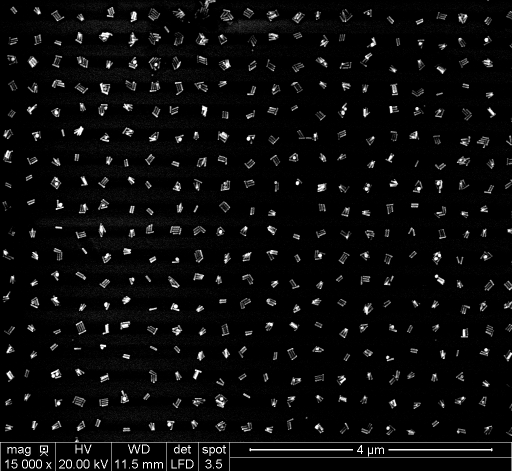
#> input picture R001_001.tif, 1024 x 943 px (shown at 1/2 size)
$ jupyter execute project.ipynb   (shell and % lines are left out)
#> lines starting #> are read from the running program, lines starting #| are printed output that depends on the picture; after the words box and inside, x2 and y2 are one past the last pixel; in counts of white or black regions, pixels touching at a corner belong together
[cell 1]
import matplotlib.image as mpimg
import matplotlib.pyplot as plt
import numpy as np
import cv2          # Some of the things in other library took to long

[cell 2]
Number = 2
# Start loading in the 3 image types,
# The first type is a Circle cluster image
# The second type is a Line/Rod cluster image
# The third type is a triangle cluster image
if Number == 1:
    img = cv2.imread('001_002.tif', cv2.IMREAD_GRAYSCALE)
elif Number == 2:
    img = cv2.imread('R001_001.tif', cv2.IMREAD_GRAYSCALE)
#> img is the input picture: shape (943, 1024); min 0, max 255, mean 12
elif Number == 3:
    img = cv2.imread('T001.png', cv2.IMREAD_GRAYSCALE)

# Then we cut the gunk that is not needed from the image, this would be un-needed data
# or things that should not be in the image like half-clusters and other things that would
# screw with the data.

if Number == 1:                 # these values are found by experimenting
    img = img[0:870,:]
    img_org = img
elif Number == 2:
    img = img[0:870,0:1000]
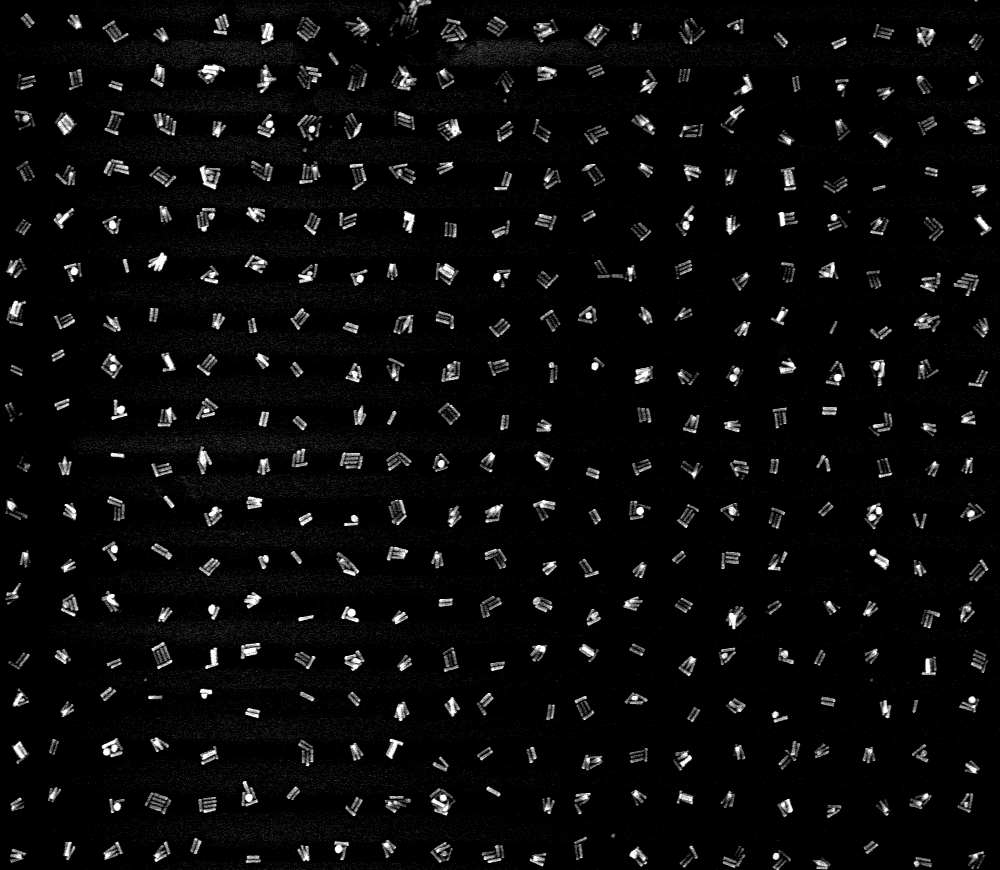
#> img: shape (870, 1000); min 0, max 255, mean 10.8
    #img = img[52:243,382:663]
    img_org = img
elif Number == 3:

    img[755:844,672:845] = 0
    img_org = img
    print("No Changes needed for this image type right now")

#img.astype(np.uint8)

img = cv2.medianBlur(img, 5, 1)
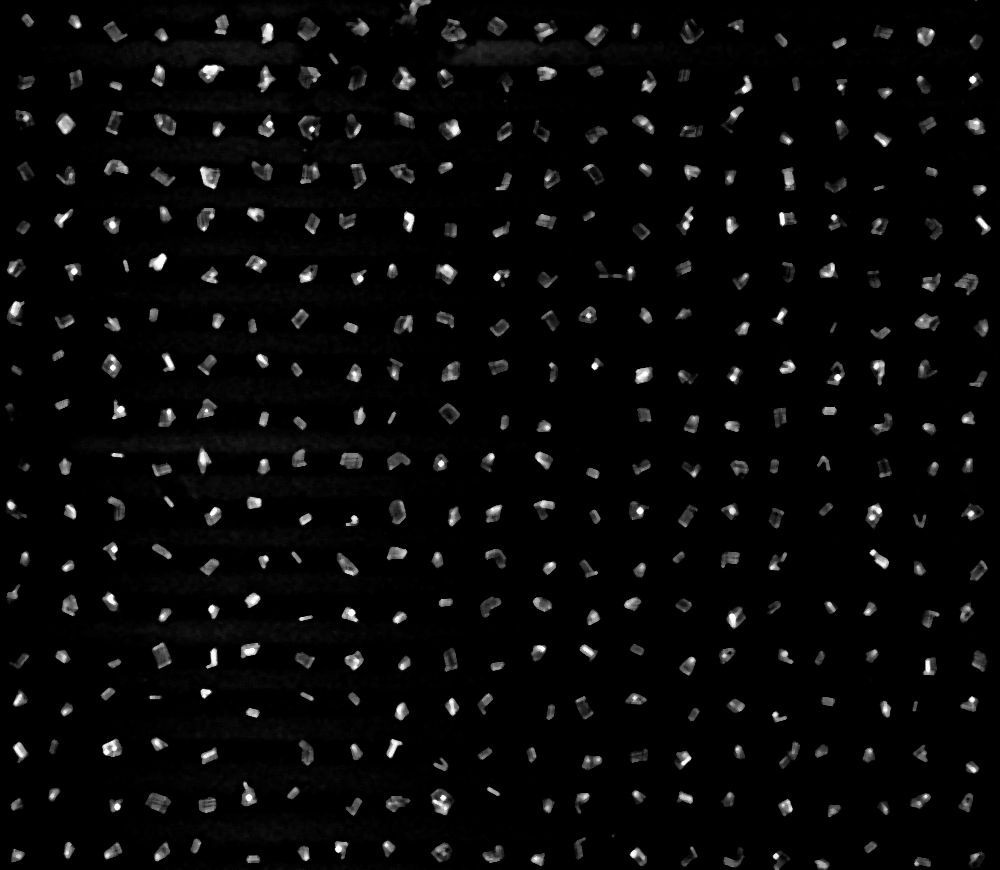
#> img: shape (870, 1000); min 0, max 255, mean 8.3
#pedestrian_filter(img, Mex5)
#filter_image(img, Mex5)

# Morpholocial filtering? erroding -> growing, lecture 05
# The function cv::morphologyEx can perform advanced morphological
# transformations using an erosion and dilation as basic operations.
ret,thresh = cv2.threshold(img,50,255,cv2.THRESH_BINARY)
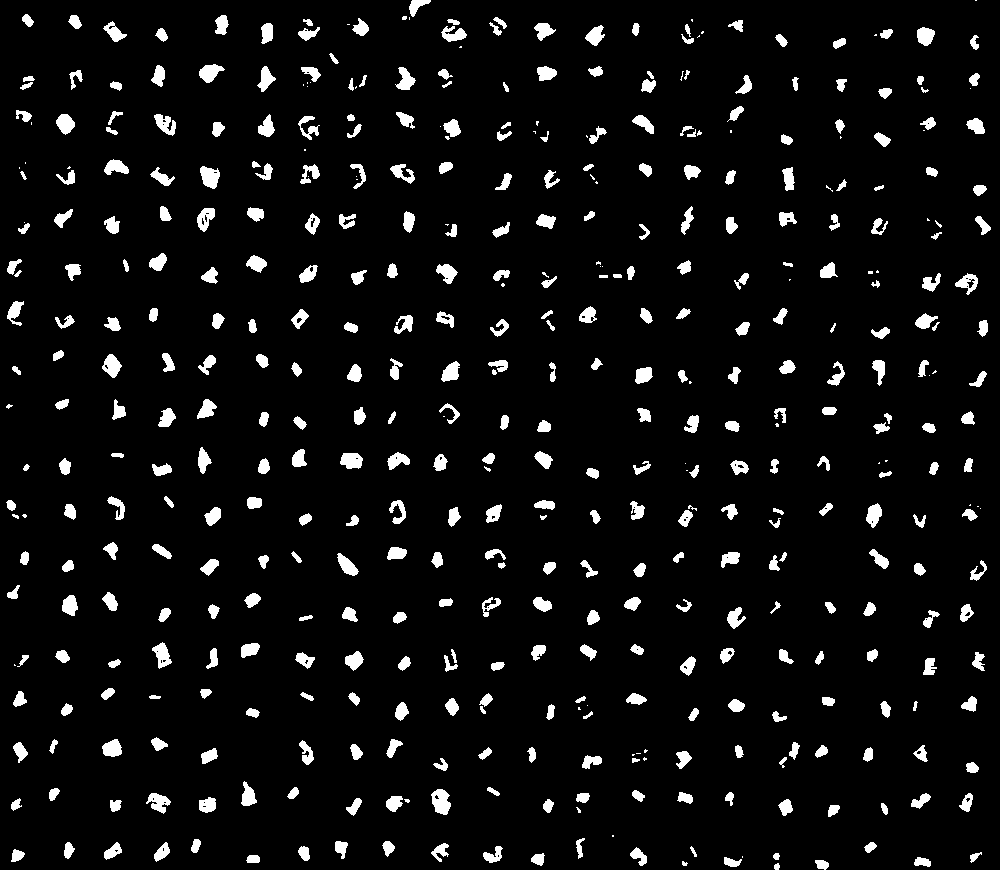
#> thresh: shape (870, 1000); 6% white; 481 white regions (73 under 20 px), largest, box (x1, y1, x2, y2) and area: (431, 789, 451, 815) 362, (200, 166, 220, 189) 320, (199, 64, 225, 83) 293
# [6 lines of commented-out code are left out]
kernel = np.ones((7,7), np.uint8)
thresh = cv2.dilate(thresh, kernel, iterations=2)
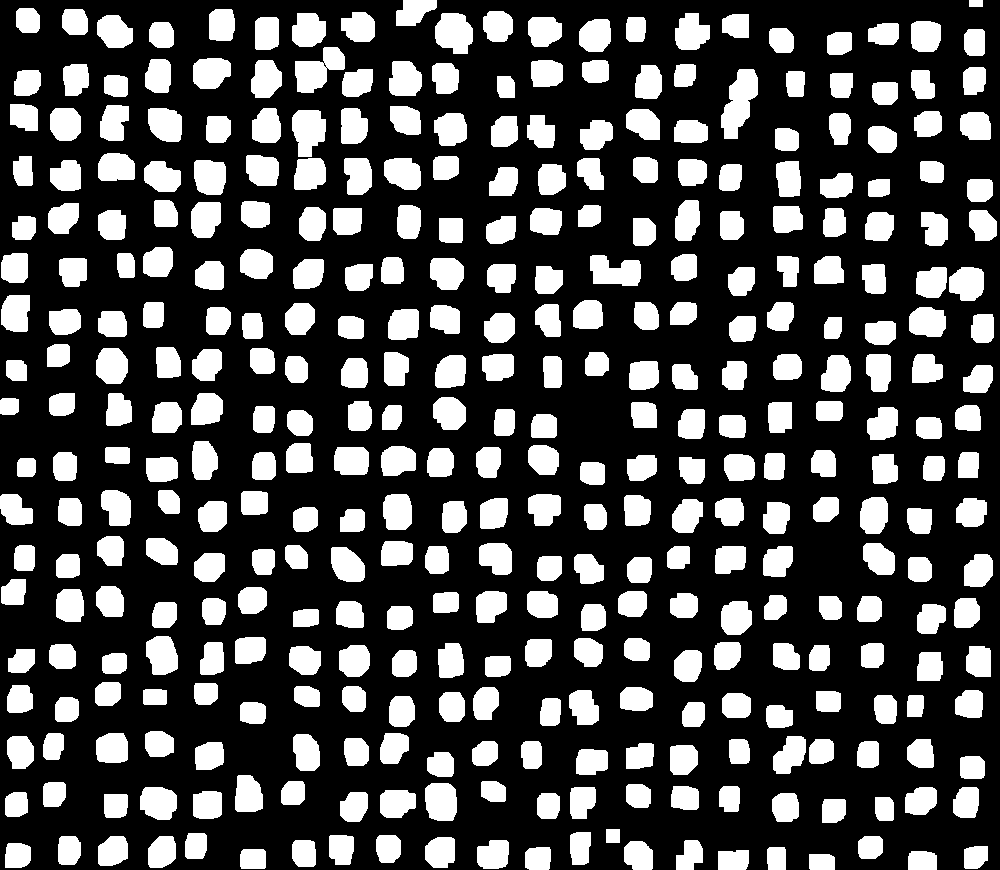
#> thresh: shape (870, 1000); 29.2% white; 375 white regions, largest, box (x1, y1, x2, y2) and area: (721, 69, 758, 139) 1570, (295, 47, 345, 93) 1327, (435, 13, 473, 54) 1222


(numLabels, labels, stats, centroids) = cv2.connectedComponentsWithStats(thresh)
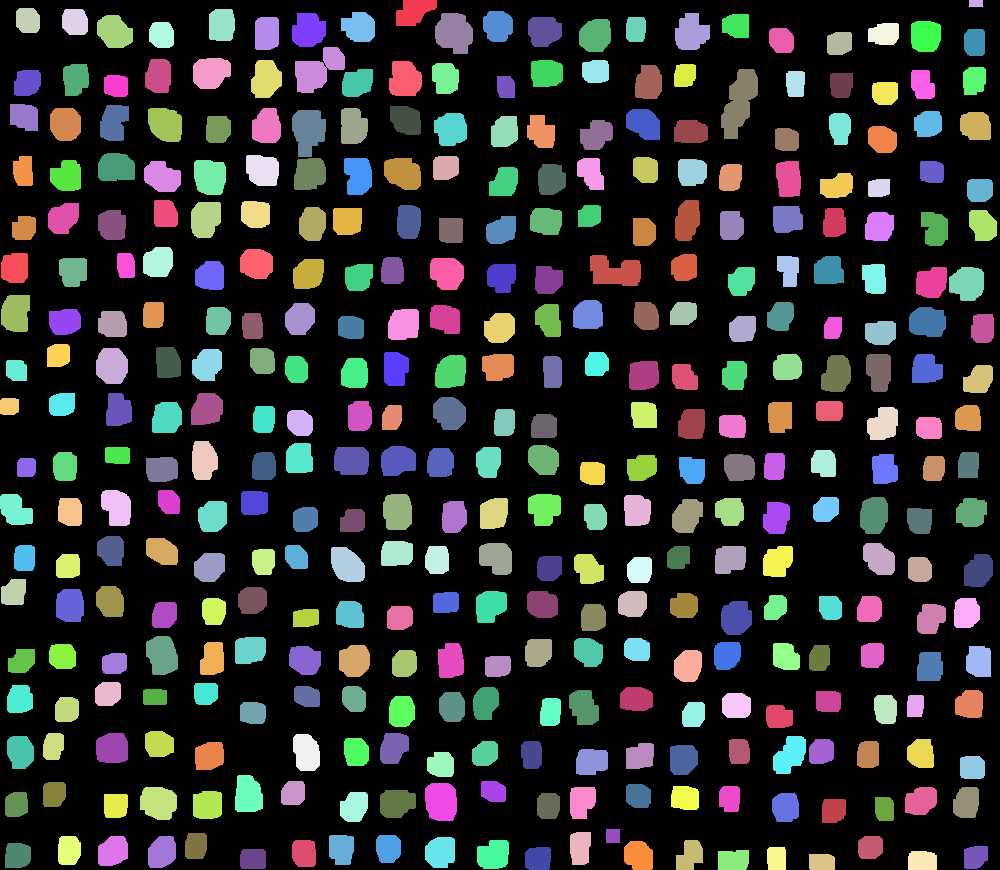
#> labels: shape (870, 1000) int32; 376 distinct labels, from 0 to 375; one colour per label, 0 black
#> numLabels = 376; stats = 376 rows, first 6: [0, 0, 1000, 870, 615723], [396, 0, 41, 26, 759], [969, 0, 14, 7, 98], [16, 8, 24, 25, 541], [62, 9, 26, 26, 607], [209, 9, 26, 32, 771]; centroids = 376 pairs, first value 8.86 to 982.4, second value 3 to 861.6

#img = unsharp_mask(img)


plt.subplot(2,2,1)
plt.imshow(img_org,'gray',vmin=0,vmax=255)
plt.subplot(2,2,2)
plt.imshow(img,'gray',vmin=0,vmax=255)
plt.subplot(2,2,3)
plt.imshow(thresh,'gray',vmin=0,vmax=255)

[cell 3]
for i in range(16):
    plt.subplot(4,4,i+1)
    x1 = stats[i+1][0]
    y1 = stats[i+1][1]
    x2 = x1+stats[i+1][2]
    y2 = y1+stats[i+1][3]
    plt.imshow(img_org[y1:y2,x1:x2],'gray',vmin=0,vmax=255)
#> this loop made 16 passes
#> (x1, y1, x2, y2) on passes 1 to 12: (396, 0, 437, 26), (969, 0, 983, 7), (16, 8, 40, 33), (62, 9, 88, 35), (209, 9, 235, 41), (483, 11, 513, 42), (292, 13, 326, 47), (341, 12, 375, 42), (435, 13, 473, 54), (675, 13, 710, 50), (97, 15, 133, 48), (722, 14, 749, 38)
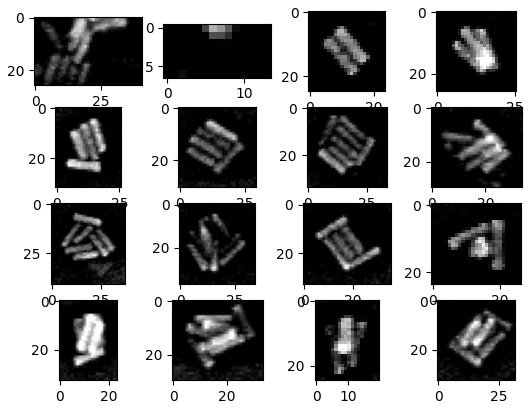
#> figure drawn by matplotlib, 16 panels

$ run again, with img.png saved as R001_001.tif
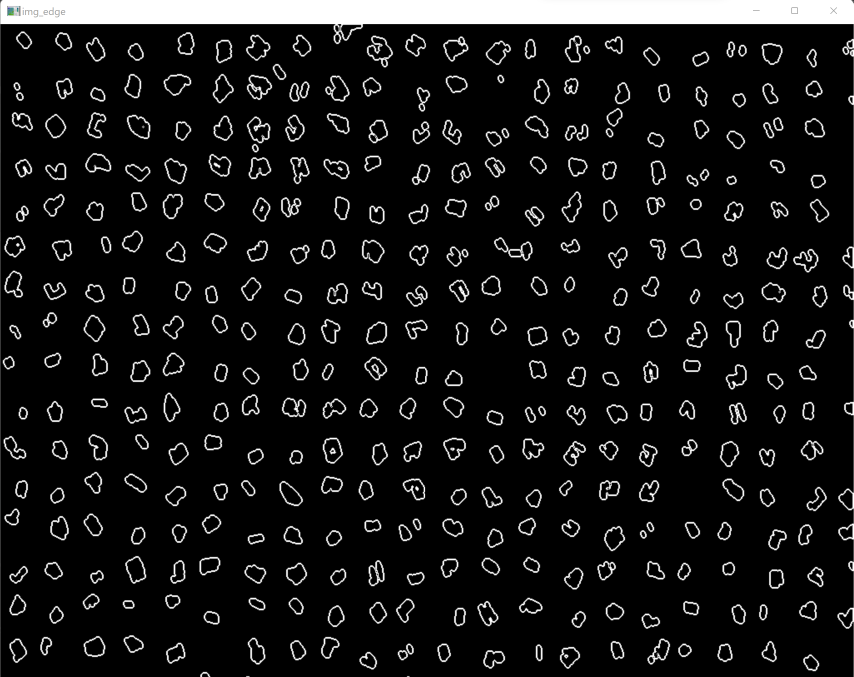
#> input picture img.png, 2560 x 2030 px (shown at 1/3 size)
#> `ret,thresh = cv2.threshold(img,50,255,cv2.THRESH_BINARY)`:
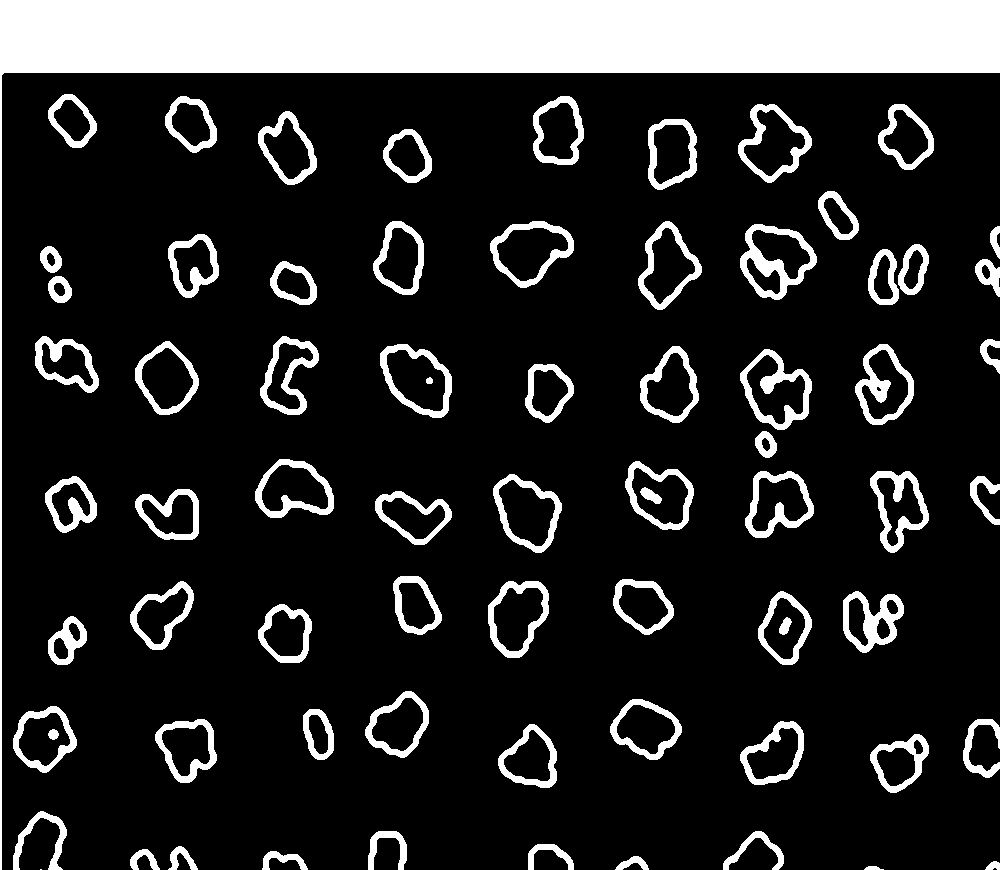
#> thresh: shape (870, 1000); 16.2% white; 73 white regions (1 under 20 px), largest, box (x1, y1, x2, y2) and area: (0, 0, 1000, 870) 74597, (740, 224, 817, 300) 2016, (740, 349, 812, 430) 1806
#> `(numLabels, labels, stats, centroids) = cv2.connectedComponentsWithSta..`:
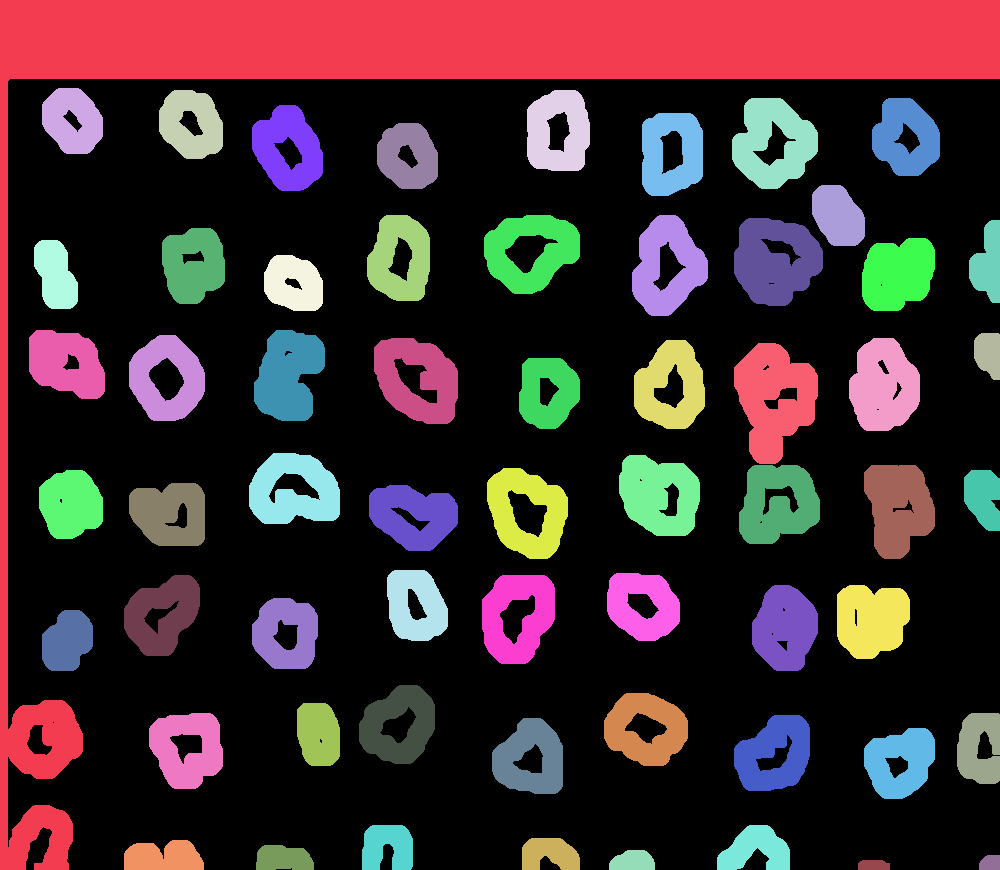
#> labels: shape (870, 1000) int32; 62 distinct labels, from 0 to 61; one colour per label, 0 black
#> numLabels = 62; stats = 62 rows, first 6: [8, 79, 992, 791, 569357], [0, 0, 1000, 870, 92538], [42, 88, 61, 66, 2965], [159, 90, 64, 69, 3202], [527, 90, 63, 81, 3870], [732, 98, 86, 91, 5038]; centroids = 62 pairs, first value 55.14 to 989.8, second value 120.4 to 864.8
#> the loop `for i in range(16):` made 16 passes
#> (x1, y1, x2, y2) on passes 1 to 8: (0, 0, 1000, 870), (42, 88, 103, 154), (159, 90, 223, 159), (527, 90, 590, 171), (732, 98, 818, 189), (872, 98, 940, 176), (252, 105, 323, 191), (642, 113, 703, 196)

$ run again, with simp_circle.PNG saved as R001_001.tif
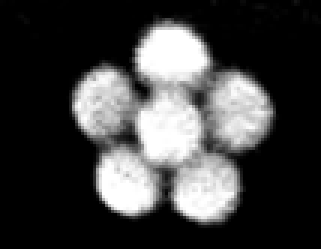
#> input picture simp_circle.PNG, 107 x 83 px (shown 3 times larger)
#> img is the input picture: shape (83, 107); min 0, max 255, mean 64.1
#> `thresh = cv2.dilate(thresh, kernel, iterations=2)`:
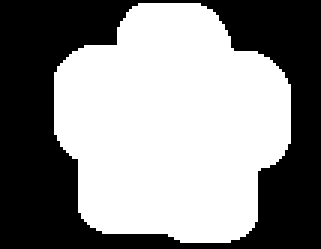
#> thresh: shape (83, 107) (shown 3 times larger); 54.6% white; 1 black region, box (x1, y1, x2, y2) and area: (0, 0, 107, 83) 4031
#> numLabels = 2; stats = [[0, 0, 107, 83, 4031], [18, 1, 79, 80, 4850]]; centroids = [[48.55, 40.34], [56.69, 41.55]]
#> `[cell 2] Number = 2 # Start loading in the 3 image types, # The first ..`:
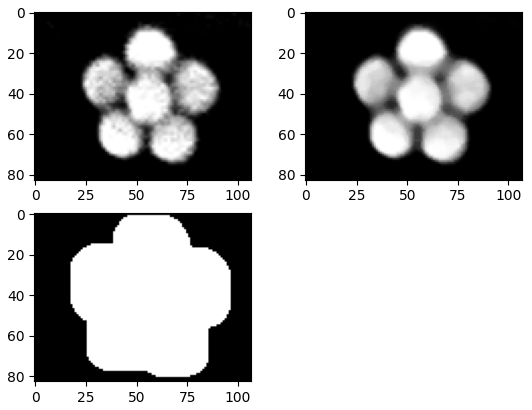
#> figure drawn by matplotlib, 3 panels

$ run again, with simp_triangle.PNG saved as R001_001.tif
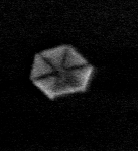
#> input picture simp_triangle.PNG, 138 x 151 px
#> img is the input picture: shape (151, 138); min 0, max 199, mean 13.1
#> `thresh = cv2.dilate(thresh, kernel, iterations=2)`:
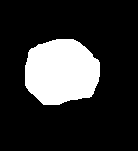
#> thresh: shape (151, 138); 19.1% white; 1 white region, box (x1, y1, x2, y2) and area: (25, 39, 100, 105) 3989
#> numLabels = 2; stats = [[0, 0, 138, 151, 16849], [25, 39, 75, 66, 3989]]; centroids = [[70.29, 75.83], [60.94, 71.49]]
#> `[cell 2] Number = 2 # Start loading in the 3 image types, # The first ..`:
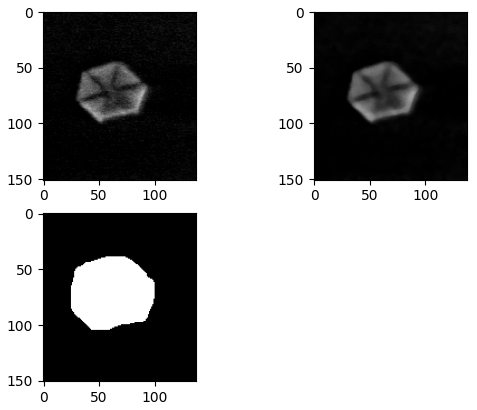
#> figure drawn by matplotlib, 3 panels
